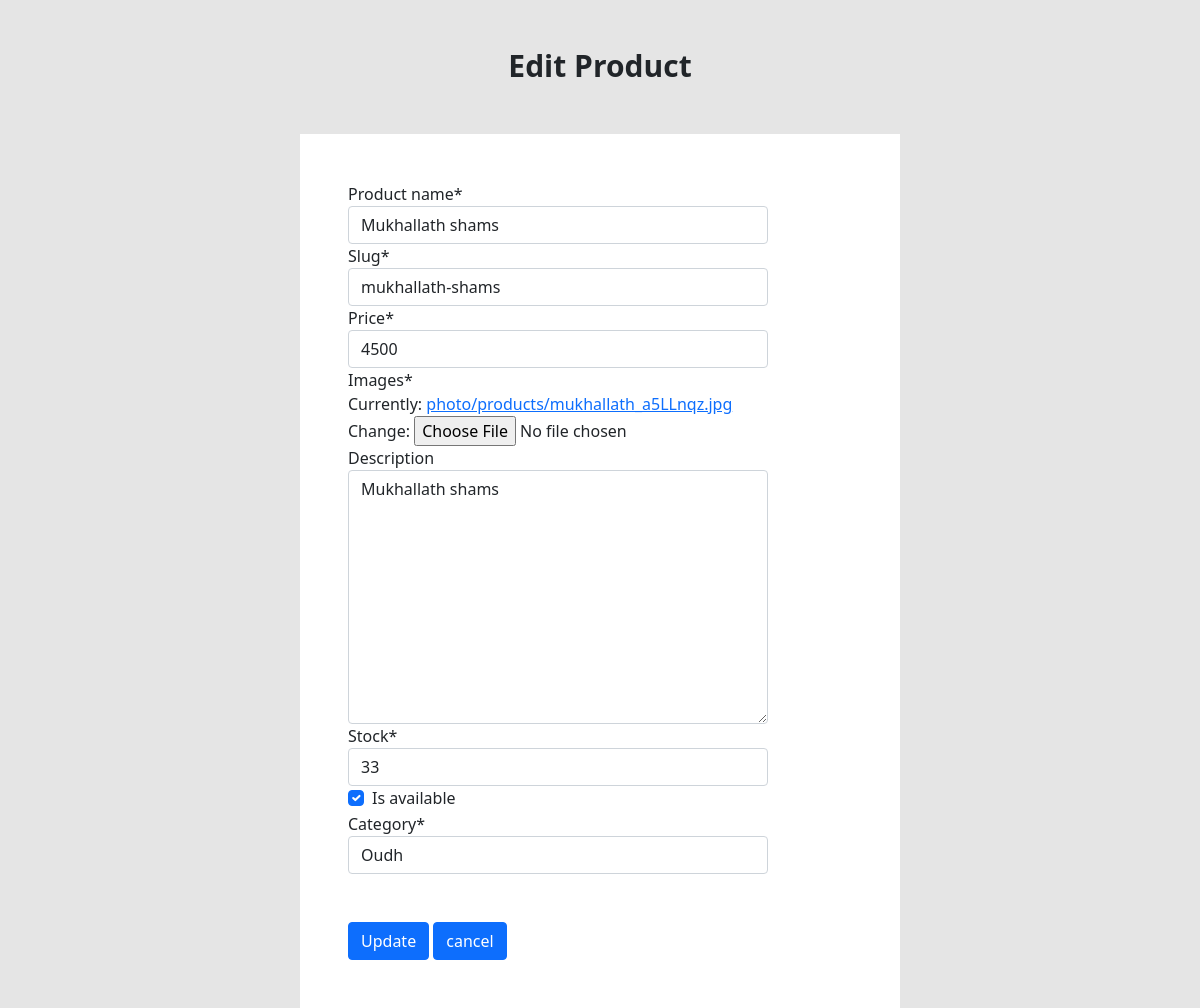
/adminpanel/editproduct/1, run on an earlier commit of the app's database.
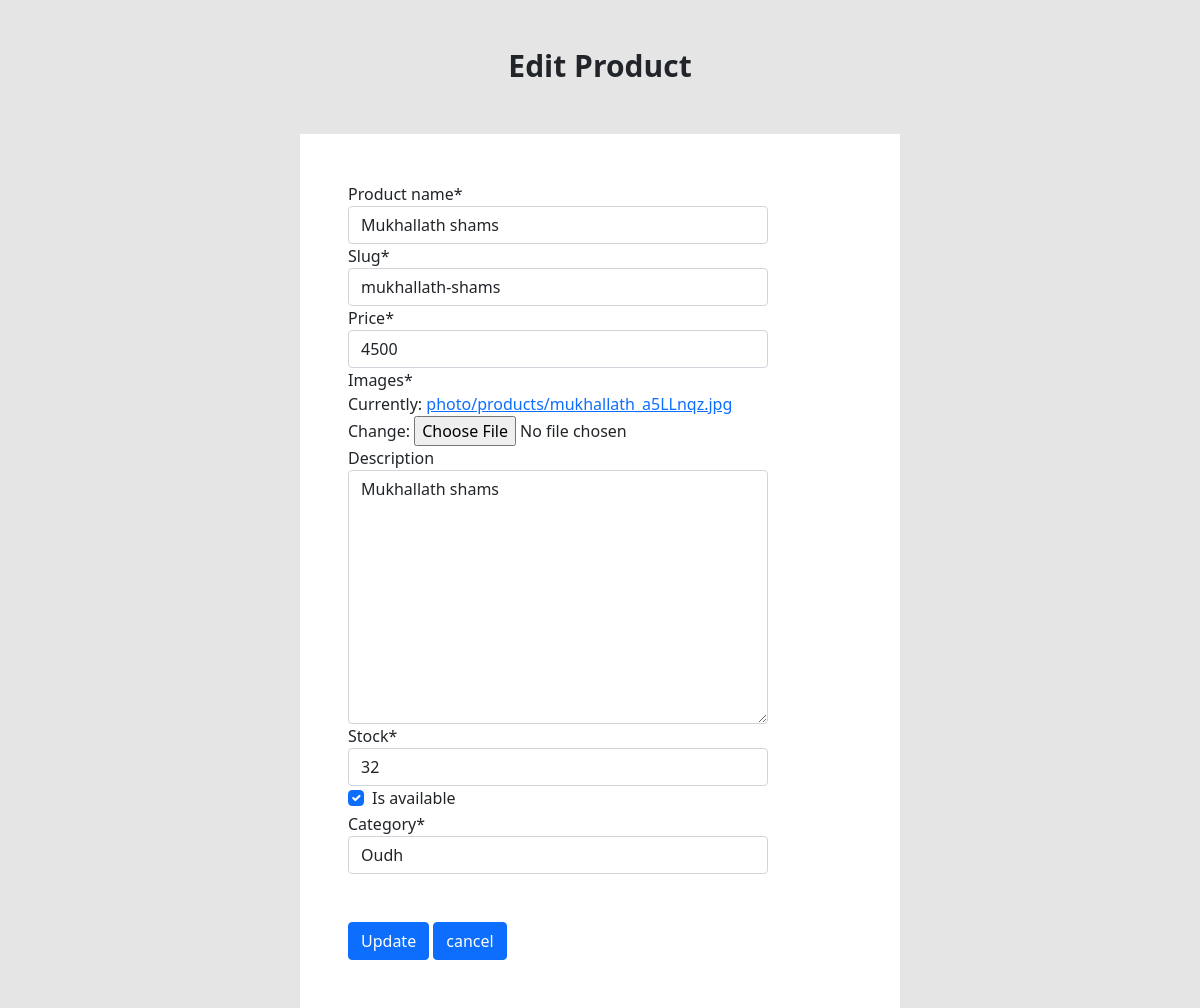
And on a later commit of the database.
### store/models.py (models this page shows, shortened)
class Product(models.Model):
    product_name = models.CharField(max_length=200,unique=True)
    slug = models.SlugField(max_length=200,unique=True)
    description = models.TextField(max_length=500,blank=True)
    price =models.IntegerField()
    images =models.ImageField(upload_to='photo/products')
    stock = models.IntegerField()
    is_available = models.BooleanField(default=True)
    category = models.ForeignKey(Category,on_delete=models.CASCADE)
    created_date = models.DateTimeField(auto_now_add=True)
    modified_date =models.DateTimeField(auto_now=True)

### admin_panel/views.py (the view, shortened to what this page needs)
# urls.py: path('editproduct/<cat_id>', views.editproduct,name='editproduct'),
def editproduct(request,cat_id):
        list_prod = Product.objects.get(id=cat_id)
        form = ProductForm(instance=list_prod)
        context = {'form':form}
        return render(request,'adminpanel/editproduct.html',context)

### store/forms.py
class ProductForm(ModelForm):
    class Meta:
        model = Product
        fields = ['product_name','slug','price','images','description','stock','is_available','category']

### cart/contextprocessors.py (called while the page is built, shortened)
def counter(request):
    cart_count=0
    if 'admin' in request.path:
        return{}
    return dict(cart_count=cart_count)

### category/context_processors.py (called while the page is built)
def menu_links(request):
    links=Category.objects.all()
    return dict(links=links)

### category/models.py (called while the page is built)
    def __str__(self):
        return self.category_name

### templates/adminpanel/editproduct.html (shortened to what this page needs)
{% load crispy_forms_tags %}
{% load crispy_forms_filters %}
{% load static %}
<!DOCTYPE html>
<html lang="en">
<head>
    <link href="https://cdn.jsdelivr.net/npm/bootstrap@5.0.2/dist/css/bootstrap.min.css" rel="stylesheet"
>
</head>
<h4 style="font-weight: 700; font-size: 30px;" class="card-title mb-4 m-5 text-center">Edit Product
</h4>
<body style="background-color: #E5E5E5;">
    <div style="width:50%; margin-top:50px; background-color:#fff" class="col-12 p-5 container">
        <form id="myform" action="{{ editproduct }}" method="post"enctype="multipart/form-data" class="col-xl-10" >
            {{ form | crispy }}
            <div class="pt-5">
                <button type="submit" id="btn-submit" form="myform" class="btn btn-primary">Update</button>
                <a class="btn btn-primary" href="">cancel</a>
            </div>
        </form>
    </div>
</body>
</html>

What changed in the data, as far as the page shows it:
changed Product "Mukhallath shams": stock "33" → "32"
